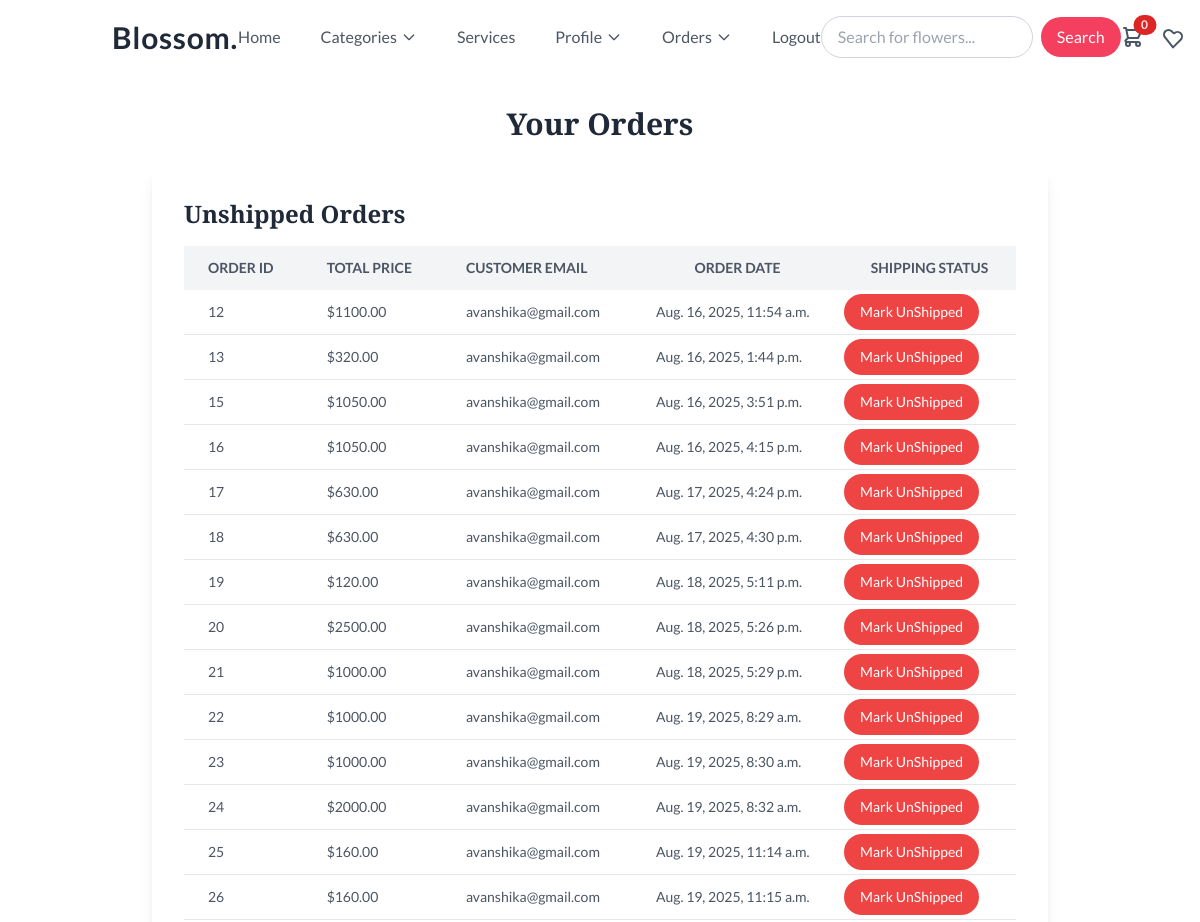
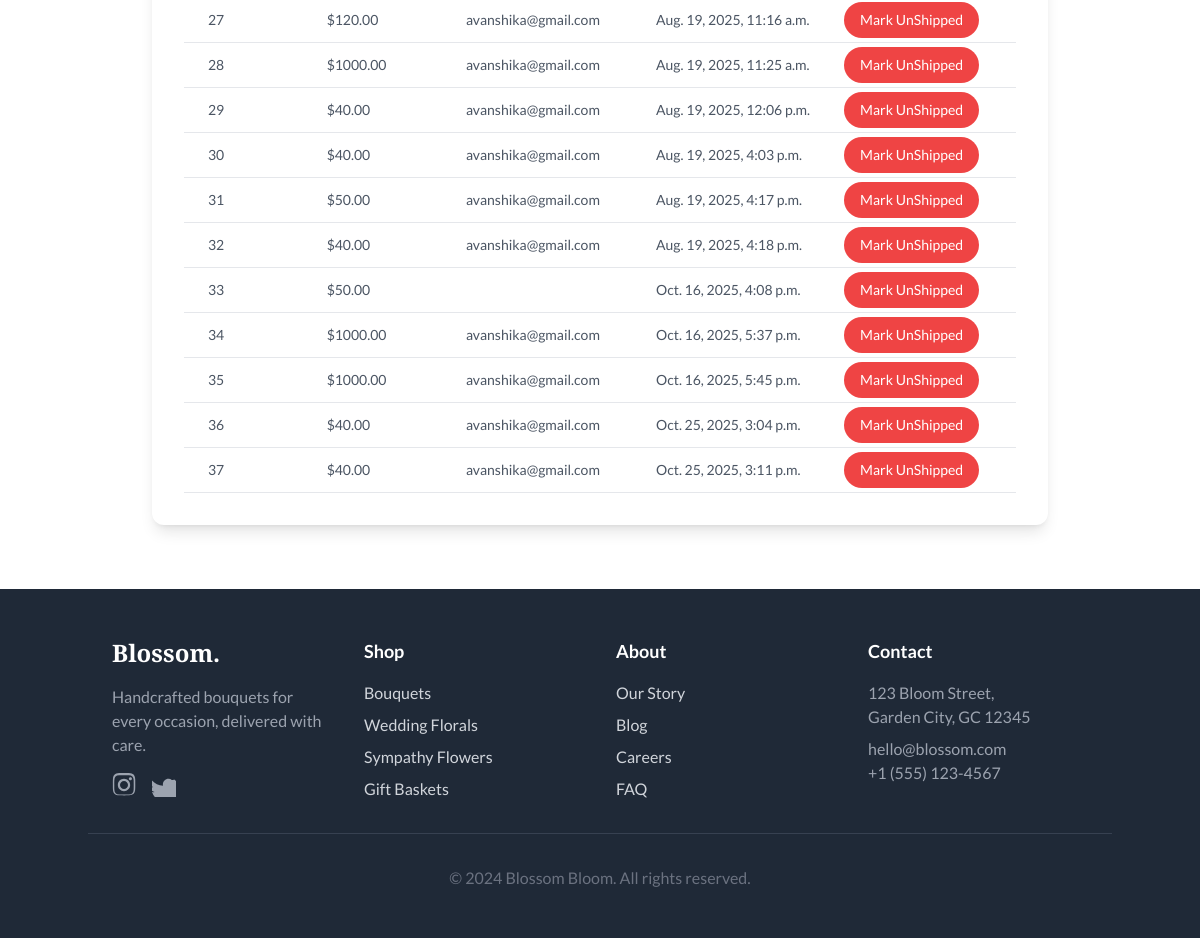
Page /payment/not_shipped_dash/ (signed in) on the committed database (2 pictures, top to bottom).
### payment/models.py (models this page shows, shortened)
class Order(models.Model):
    user = models.ForeignKey(User, on_delete=models.CASCADE, null=True, blank=True)
    full_name = models.CharField(max_length=250)
    email = models.EmailField(max_length=250)
    shipping_address = models.TextField(max_length=15000)
    amount_paid = models.DecimalField(max_digits=6, decimal_places=2)
    date_ordered = models.DateTimeField(auto_now_add=True)
    shipped = models.BooleanField(default=False)
    date_shipped = models.DateTimeField(blank=True, null=True)
    invoice = models.CharField(max_length=250, null=True, blank=True)
    paid = models.BooleanField(default=False)

### payment/views.py (the view, shortened to what this page needs)
# urls.py: path('not_shipped_dash/', views.not_shipped_dash, name='not_shipped_dash'),
def not_shipped_dash(request):
    if request.user.is_authenticated and request.user.is_superuser:
        orders = Order.objects.filter(shipped=False)
        return render(request, "payment/not_shipped_dash.html", {"orders": orders})
    else:
        messages.error(request, "Not authorized")
        return redirect('home')

### cart/cart.py (called while the page is built)
    def __len__(self):
        return sum(1 if str(k).startswith("cb:") else v for k, v in self.cart.items())

### cart/context_processors.py (called while the page is built)
def cart(request):
    return{'cart': Cart(request)}

### payment/templates/payment/not_shipped_dash.html (shortened to what this page needs)
{% extends 'shop/base.html' %}
{% block content %}
<div class="container mx-auto px-4 py-8">
    <div class="max-w-4xl mx-auto">
        <h1 class="text-3xl font-bold text-gray-800 mb-6 text-center">Your Orders</h1>
        <div class="bg-white rounded-xl shadow-lg p-6 md:p-8 mb-8">
            <h2 class="text-2xl font-semibold text-gray-800 mb-4">Unshipped Orders</h2>
            <div class="overflow-x-auto">
                <table class="min-w-full leading-normal">
                    <thead>
                        <tr class="bg-gray-100 text-left text-gray-600 uppercase text-sm font-semibold">
                            <th class="py-3 px-6">Order ID</th>
                            <th class="py-3 px-6">Total Price</th>
                            <th class="py-3 px-6">Customer Email</th>
                            <th class="py-3 px-6 text-center">Order Date</th>
                            <th class="py-3 px-6 text-center">Shipping Status</th>
                        </tr>
                    </thead>
                    <tbody class="text-gray-600 text-sm">
                        {% for item in orders %}
                        <tr class="border-b border-gray-200 hover:bg-gray-50">
                            <td class="py-3 px-6 font-medium"><a href="{% url 'orders' item.id %}">{{ item.id }}</a></td>
                            <td class="py-3 px-6">${{ item.amount_paid }}</td>
                            <td class="py-3 px-6">{{ item.user.email }}</td>
                            <td class="py-3 px-6">{{ item.date_ordered }}</td>
                            <td>
                                <form method="POST">
                                    <button type="submit" class="bg-red-500 text-white px-4 py-2 rounded-full">Mark UnShipped</button>
                                </form>
                            </td>
                        </tr>
                        {% endfor %}
                    </tbody>
                </table>
            </div>
        </div>
    </div>
</div>
{% endblock %}

### shop/templates/shop/base.html (shortened to what this page needs)
{% load static %}
<!DOCTYPE html>
<html lang="en" class="scroll-smooth">
<head>
    <script src="https://cdn.tailwindcss.com"></script>
    <link rel="stylesheet" href="{% static 'css/style.css' %}">
</head>
<body class="bg-gray-50 antialiased">
    <header class="bg-white sticky top-0 z-50 shadow-sm">
        <div class="container mx-auto px-6 py-4 flex justify-between items-center">
            <a href="#" class="text-3xl font-bold text-gray-800 tracking-wide">Blossom.</a>
            <nav class="hidden md:flex items-center space-x-10">
                <a href="{% url 'home' %}" class="text-gray-600 hover:text-rose-500 transition-colors duration-300">Home</a>
                <div class="relative group">
                    <button class="text-gray-600 hover:text-rose-500 transition-colors duration-300 flex items-center space-x-1 focus:outline-none">
                        <span>Categories</span>
                        <svg class="w-4 h-4" fill="none" stroke="currentColor" viewBox="0 0 24 24" xmlns="http://www.w3.org/2000/svg"><path stroke-linecap="round" stroke-linejoin="round" stroke-width="2" d="M19 9l-7 7-7-7"></path></svg>
                    </button>
                </div>
                <a href="#services" class="text-gray-600 hover:text-rose-500 transition-colors duration-300">Services</a>
                {% if user.is_authenticated %}
                <div class="relative group">
                    <button class="text-gray-600 hover:text-rose-500 transition-colors duration-300 flex items-center space-x-1 focus:outline-none">
                        <span>Profile</span>
                        <svg class="w-4 h-4" fill="none" stroke="currentColor" viewBox="0 0 24 24" xmlns="http://www.w3.org/2000/svg"><path stroke-linecap="round" stroke-linejoin="round" stroke-width="2" d="M19 9l-7 7-7-7"></path></svg>
                    </button>
                </div>
                {% if user.is_superuser %}
                <div class="relative group">
                    <button class="text-gray-600 hover:text-rose-500 transition-colors duration-300 flex items-center space-x-1 focus:outline-none">
                        <span>Orders</span>
                        <svg class="w-4 h-4" fill="none" stroke="currentColor" viewBox="0 0 24 24" xmlns="http://www.w3.org/2000/svg"><path stroke-linecap="round" stroke-linejoin="round" stroke-width="2" d="M19 9l-7 7-7-7"></path></svg>
                    </button>
                </div>
                {% endif %}
                <a href="{% url 'logout' %}" class="text-gray-600 hover:text-rose-500 transition-colors duration-300">Logout</a>
                {% else %}
                <a href="{% url 'login' %}" class="text-gray-600 hover:text-rose-500 transition-colors duration-300">Login</a>
                <a href="{% url 'register' %}" class="text-gray-600 hover:text-rose-500 transition-colors duration-300">Register</a>
                {% endif %}
            </nav><br>
            <form class="flex items-center space-x-2" action="{% url 'search_results' %}" method="get">
                 <input type="text" name="q" placeholder="Search for flowers..."
                  class="px-4 py-2 rounded-full border border-gray-300 focus:outline-none focus:ring-2 focus:ring-rose-500">
                  <button type="submit" class="bg-rose-500 text-white px-4 py-2 rounded-full hover:bg-rose-600 transition-colors">
                    Search
                  </button>
            </form>
            <div class="flex items-center space-x-4">
                <a href="{% url 'cart_detail' %}" class="relative text-gray-600 hover:text-rose-500 transition-colors duration-300">
                     <span id="cart_quantity" class="absolute top-0 right-0 inline-flex items-center justify-center px-2 py-1 text-xs font-bold leading-none text-red-100 transform translate-x-1/2 -translate-y-1/2 bg-red-600 rounded-full">
                        {{ cart|length }}
                    </span>
                </a>
                <a href="{% url 'wishlist' %}" class="text-gray-600 hover:text-rose-500 transition-colors duration-300">
                </a>
            </div>
        </div>
    {% block content %}
    {% endblock %}
    <footer id="contact" class="bg-gray-800 text-gray-300 py-12">
        <div class="container mx-auto px-6 grid grid-cols-1 md:grid-cols-4 gap-8">
            <div>
                <h3 class="text-2xl font-bold mb-4 text-white">Blossom.</h3>
                <p class="text-gray-400">Handcrafted bouquets for every occasion, delivered with care.</p>
                <div class="flex space-x-4 mt-4">
                    <a href="#" class="text-gray-400 hover:text-rose-500 transition-colors duration-300">
                    </a>
                    <a href="#" class="text-gray-400 hover:text-rose-500 transition-colors duration-300">
                    </a>
                </div>
            </div>
            <div>
                <h4 class="text-lg font-semibold mb-4 text-white">Shop</h4>
                <ul class="space-y-2">
                    <li><a href="#" class="hover:text-rose-500 transition-colors duration-300">Bouquets</a></li>
                    <li><a href="#" class="hover:text-rose-500 transition-colors duration-300">Wedding Florals</a></li>
                    <li><a href="#" class="hover:text-rose-500 transition-colors duration-300">Sympathy Flowers</a></li>
                    <li><a href="#" class="hover:text-rose-500 transition-colors duration-300">Gift Baskets</a></li>
                </ul>
            </div>
            <div>
                <h4 class="text-lg font-semibold mb-4 text-white">About</h4>
                <ul class="space-y-2">
                    <li><a href="#" class="hover:text-rose-500 transition-colors duration-300">Our Story</a></li>
                    <li><a href="#" class="hover:text-rose-500 transition-colors duration-300">Blog</a></li>
                    <li><a href="#" class="hover:text-rose-500 transition-colors duration-300">Careers</a></li>
                    <li><a href="#" class="hover:text-rose-500 transition-colors duration-300">FAQ</a></li>
                </ul>
            </div>
            <div>
                <h4 class="text-lg font-semibold mb-4 text-white">Contact</h4>
                <p class="text-gray-400">123 Bloom Street,<br>Garden City, GC 12345</p>
                <p class="text-gray-400 mt-2">hello@blossom.com</p>
                <p class="text-gray-400">+1 (555) 123-4567</p>
            </div>
        </div>
        <div class="container mx-auto px-6 mt-8 pt-8 border-t border-gray-700 text-center text-gray-500">
            &copy; 2024 Blossom Bloom. All rights reserved.
        </div>
    </footer>
</body>
</html>

### shop/static/css/style.css (style rules this page uses)
body { font-family: 'Lato', sans-serif; color: #555; }
h1, h2, h3 { font-family: 'Playfair Display', serif; }

### rows in the picture
Order: id "12", amount_paid "1100.00", user.email "avanshika@gmail.com", date_ordered "Aug. 16, 2025, 11:54 a.m."
Order: id "13", amount_paid "320.00", user.email "avanshika@gmail.com", date_ordered "Aug. 16, 2025, 1:44 p.m."
Order: id "15", amount_paid "1050.00", user.email "avanshika@gmail.com", date_ordered "Aug. 16, 2025, 3:51 p.m."
Order: id "16", amount_paid "1050.00", user.email "avanshika@gmail.com", date_ordered "Aug. 16, 2025, 4:15 p.m."
Order: id "17", amount_paid "630.00", user.email "avanshika@gmail.com", date_ordered "Aug. 17, 2025, 4:24 p.m."
Order: id "18", amount_paid "630.00", user.email "avanshika@gmail.com", date_ordered "Aug. 17, 2025, 4:30 p.m."
Order: id "19", amount_paid "120.00", user.email "avanshika@gmail.com", date_ordered "Aug. 18, 2025, 5:11 p.m."
Order: id "20", amount_paid "2500.00", user.email "avanshika@gmail.com", date_ordered "Aug. 18, 2025, 5:26 p.m."
Order: id "21", amount_paid "1000.00", user.email "avanshika@gmail.com", date_ordered "Aug. 18, 2025, 5:29 p.m."
Order: id "22", amount_paid "1000.00", user.email "avanshika@gmail.com", date_ordered "Aug. 19, 2025, 8:29 a.m."
Order: id "23", amount_paid "1000.00", user.email "avanshika@gmail.com", date_ordered "Aug. 19, 2025, 8:30 a.m."
Order: id "24", amount_paid "2000.00", user.email "avanshika@gmail.com", date_ordered "Aug. 19, 2025, 8:32 a.m."
Order: id "25", amount_paid "160.00", user.email "avanshika@gmail.com", date_ordered "Aug. 19, 2025, 11:14 a.m."
Order: id "26", amount_paid "160.00", user.email "avanshika@gmail.com", date_ordered "Aug. 19, 2025, 11:15 a.m."
Order: id "27", amount_paid "120.00", user.email "avanshika@gmail.com", date_ordered "Aug. 19, 2025, 11:16 a.m."
Order: id "28", amount_paid "1000.00", user.email "avanshika@gmail.com", date_ordered "Aug. 19, 2025, 11:25 a.m."
Order: id "29", amount_paid "40.00", user.email "avanshika@gmail.com", date_ordered "Aug. 19, 2025, 12:06 p.m."
Order: id "30", amount_paid "40.00", user.email "avanshika@gmail.com", date_ordered "Aug. 19, 2025, 4:03 p.m."
Order: id "31", amount_paid "50.00", user.email "avanshika@gmail.com", date_ordered "Aug. 19, 2025, 4:17 p.m."
Order: id "32", amount_paid "40.00", user.email "avanshika@gmail.com", date_ordered "Aug. 19, 2025, 4:18 p.m."
Order: id "33", amount_paid "50.00", date_ordered "Oct. 16, 2025, 4:08 p.m."
Order: id "34", amount_paid "1000.00", user.email "avanshika@gmail.com", date_ordered "Oct. 16, 2025, 5:37 p.m."
Order: id "35", amount_paid "1000.00", user.email "avanshika@gmail.com", date_ordered "Oct. 16, 2025, 5:45 p.m."
Order: id "36", amount_paid "40.00", user.email "avanshika@gmail.com", date_ordered "Oct. 25, 2025, 3:04 p.m."
Order: id "37", amount_paid "40.00", user.email "avanshika@gmail.com", date_ordered "Oct. 25, 2025, 3:11 p.m."

### other values in the picture
{{ cart|length }} "0"
